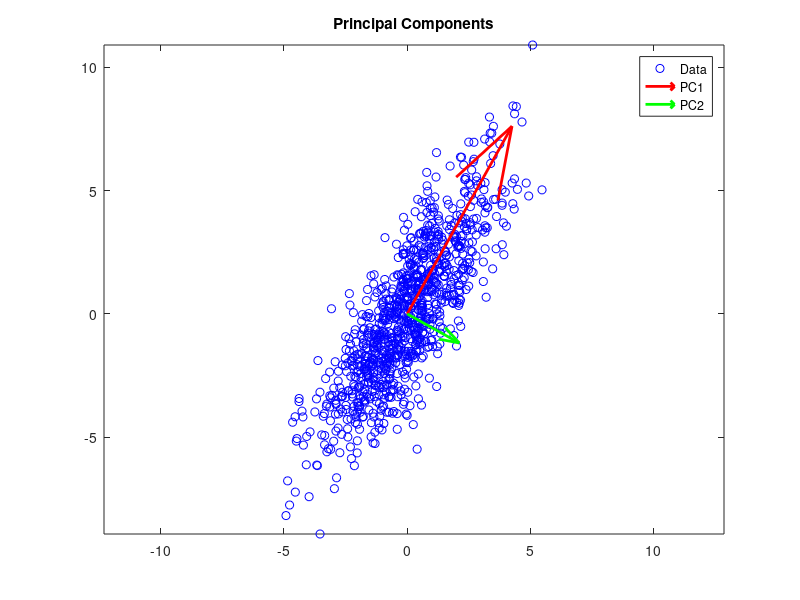
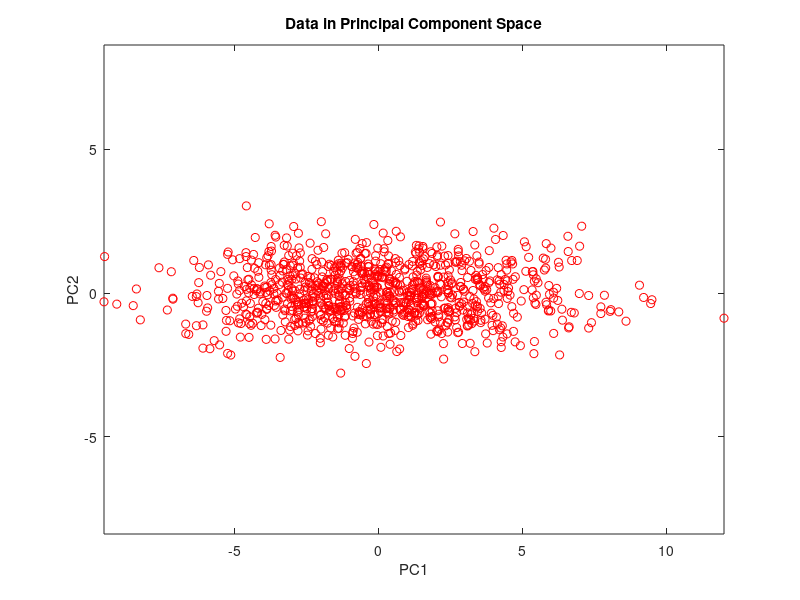

MATLAB code for these plots, in order:
%generated 2D Gaussian Data to demonstrated PCA
close all;
clear;
clc;
rng(1);
%generate 1000 observations with 2 features and covariance between them
samples =1000;
mean=[0; 0];
Covariance=[3 4; 4 8];

dataN= randn(2, samples);%generated 2 rows of 1000 columns

dataC= chol(Covariance)'*dataN+repmat(mean, 1, samples);%data correlated 
dataC=dataC';%transports the matrix with swamping the rows and columns , turn the table side way so pca can read it

%Using pca function
[coeff, score, latent]= pca(dataC);
%note for me When you call pca(dataC), MATLAB automatically calculates both PC1 and PC2, because your dataset has two features.
%Look at your Workspace: latent =[10.7444;0.8193]; PC1= 10.7444; 

dataReconst= score*coeff'; %reconstructed to original data
plot(dataReconst(:,1), dataReconst(:,2), 'bo');

%visualizing the data from PCA's point of view
figure;
plot(score(:,1), score(:,2), 'ro');
axis equal;
xlabel('PC1');
ylabel('PC2');
title('Data in Principal Component Space');

%visualizing PC1 and PC2 in the same graph
figure(1);
hold on;
quiver (0, 0, 3*sqrt(latent(1))*coeff(1,1),3*sqrt(latent(1))*coeff(2,1),'r', 'LineWidth',2);
quiver(0, 0, 3*sqrt(latent(2))*coeff(1,2),3*sqrt(latent(2))*coeff(2,2), 'g', 'LineWidth', 2);
axis equal;
legend('Data','PC1', 'PC2');
title('Principal Components');
